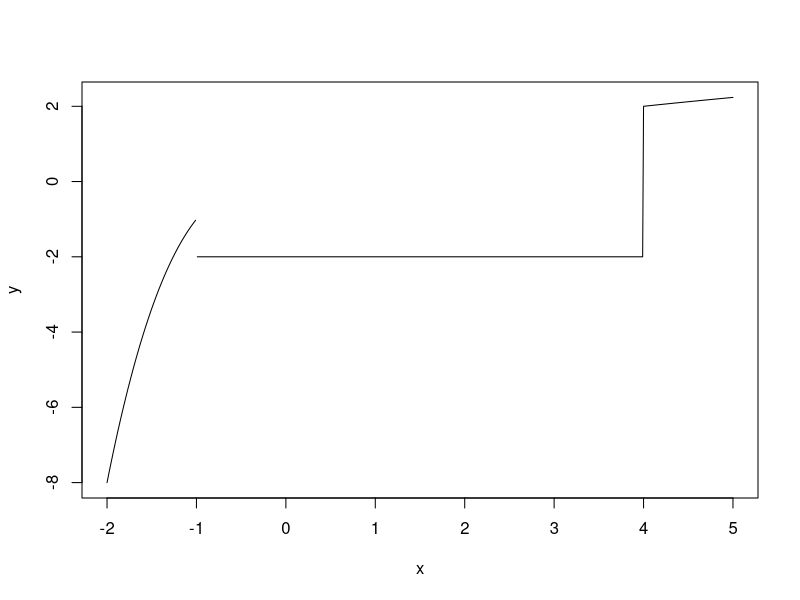
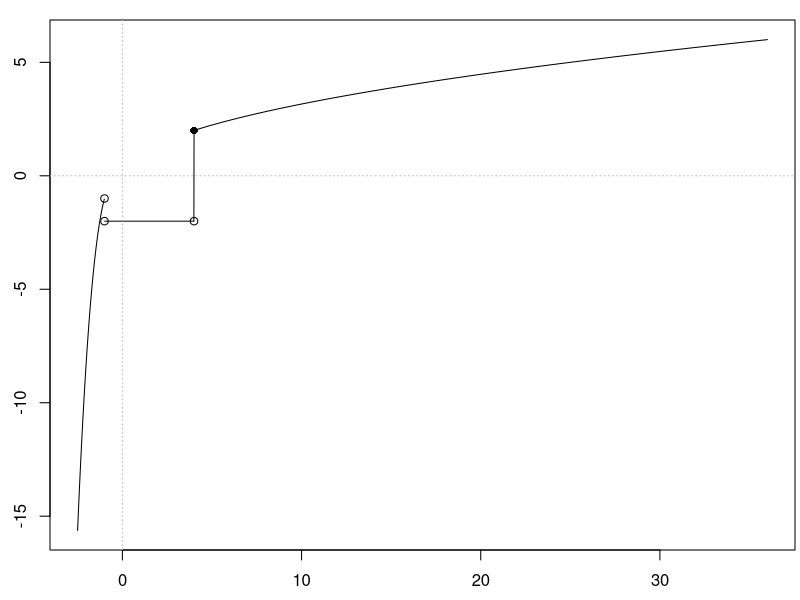

Write R code to recreate these figures, in order.
#Remember you run each line by typing Cntl+Enter. 

2+3

3*3-2
3*(-1)-2
3*(6)-2

f <- function(x){3*x-2}
f(3)
f(-1)
f(6)

f2 <- function(x,y){4*x^2-5*y*sqrt(x+1) }
f2(3,2)
f2(0,-2.1)
f2(-2.1,5)

seq(1,100)

f3 <- function(x){
  ifelse(x>=0, x,-x)
}
f3(4)
f3(-10)
f3(0)


f4 <- function(x){
  ifelse(x < -1,x^3,
         ifelse(-1 < x & x < 4, -2,
                ifelse(x >= 4, sqrt(x),
                       NaN))
         )
}
 
f4(-2)
f4(-0.5)
f4(5.2)
f4(-1)

#for fun, let's plot it. 
x <- seq(-2,5,0.01)
y <- f4(x)
plot(x,y, type = "l")

#Here is a prettied up plot. 
x <- seq(-2.5,36,0.01)
y <- f4(x)
par(mfrow=c(1,1),mar=c(2.5,2.5,1,0.25))
plot(x,y,type='l')
abline(v=0,lty=3,col='gray')
abline(h=0,lty=3,col='gray')
points(c(-1,-1,4),c(-1,-2,-2))
points(4,2,pch=16)

